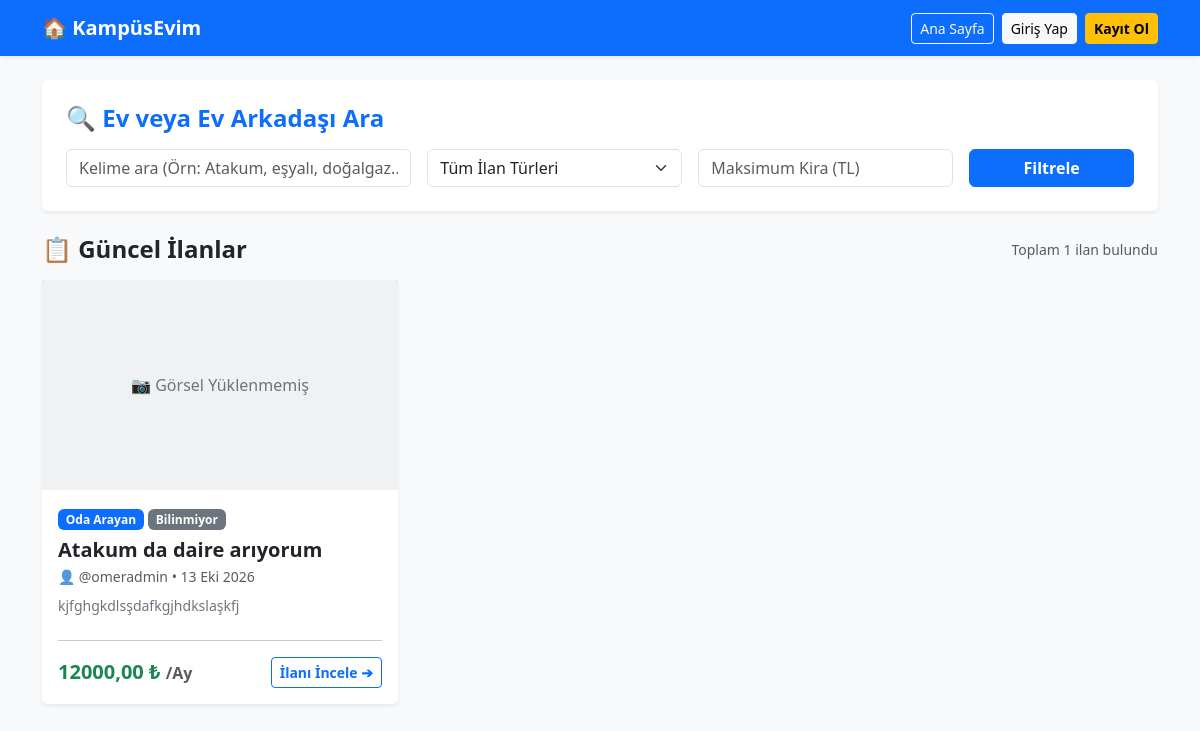
Screenshot of /ilanlar/ with the database file from the repository.
### core/models.py (models this page shows, shortened)
class Ilan(models.Model):
    ILAN_TURLERI = (
        ('Oda Arayan', 'Oda Arayan'),
        ('Ev Arkadaşı Arayan', 'Ev Arkadaşı Arayan'),
    )
    kullanici = models.ForeignKey(Kullanici, on_delete=models.CASCADE)
    baslik = models.CharField(max_length=100)
    aciklama = models.TextField()
    ilan_turu = models.CharField(max_length=50, choices=ILAN_TURLERI)
    fiyat = models.DecimalField(max_digits=10, decimal_places=2)
    oda_sayisi = models.CharField(max_length=20)
    ilan_resmi = models.ImageField(upload_to='ilan_resimleri/', blank=True, null=True, verbose_name="İlan Görseli")
    olusturulma_tarihi = models.DateTimeField(auto_now_add=True)
    is_active = models.BooleanField(default=True)

class Kullanici(AbstractUser):
    dogrulama_kodu = models.CharField(max_length=6, blank=True, null=True)
    eposta_dogrulandi = models.BooleanField(default=False)

### core/views.py (the view, shortened to what this page needs)
# urls.py: path('ilanlar/', views.ilanlar_listesi, name='ilanlar'),
def ilanlar_listesi(request):
    aktif_ilanlar = Ilan.objects.filter(is_active=True).order_by('-olusturulma_tarihi')
    arama_kelimesi = request.GET.get('q')
    ilan_turu = request.GET.get('ilan_turu')
    max_fiyat = request.GET.get('max_fiyat')
    if arama_kelimesi:
        aktif_ilanlar = aktif_ilanlar.filter(baslik__icontains=arama_kelimesi) | aktif_ilanlar.filter(aciklama__icontains=arama_kelimesi)
    if ilan_turu:
        aktif_ilanlar = aktif_ilanlar.filter(ilan_turu=ilan_turu)
    if max_fiyat:
        aktif_ilanlar = aktif_ilanlar.filter(fiyat__lte=max_fiyat)
    return render(request, 'core/ilanlar.html', {'ilanlar': aktif_ilanlar})

### core/templates/core/ilanlar.html (shortened to what this page needs)
<!DOCTYPE html>
<html lang="tr">
<head>
    <link href="https://cdn.jsdelivr.net/npm/bootstrap@5.3.0/dist/css/bootstrap.min.css" rel="stylesheet">
</head>
<body class="bg-light">
    <nav class="navbar navbar-expand-lg navbar-dark bg-primary shadow-sm mb-4">
        <div class="container">
            <a class="navbar-brand fw-bold" href="{% url 'ana_sayfa' %}">🏠 KampüsEvim</a>
            <div class="d-flex gap-2">
                <a href="{% url 'ana_sayfa' %}" class="btn btn-outline-light btn-sm">Ana Sayfa</a>
                {% if request.user.is_authenticated %}
                    <a href="{% url 'ilan_ekle' %}" class="btn btn-warning btn-sm fw-bold">+ İlan Ver</a>
                    <a href="{% url 'mesajlar_kutusu' %}" class="btn btn-info btn-sm text-white">💬 Mesajlarım (DM)</a>
                    <a href="{% url 'profil' %}" class="btn btn-light btn-sm">Profilim</a>
                    <a href="{% url 'cikis_yap' %}" class="btn btn-danger btn-sm">Çıkış</a>
                {% else %}
                    <a href="{% url 'giris_yap' %}" class="btn btn-light btn-sm">Giriş Yap</a>
                    <a href="{% url 'kayit_ol' %}" class="btn btn-warning btn-sm fw-bold">Kayıt Ol</a>
                {% endif %}
            </div>
        </div>
    </nav>
    <div class="container pb-5">
        <div class="card shadow-sm border-0 p-4 mb-4">
            <h4 class="fw-bold text-primary mb-3">🔍 Ev veya Ev Arkadaşı Ara</h4>
            <form method="GET" action="{% url 'ilanlar' %}" class="row g-3">
                <div class="col-md-4">
                    <input type="text" name="q" class="form-control" placeholder="Kelime ara (Örn: Atakum, eşyalı, doğalgaz...)" value="{{ request.GET.q }}">
                </div>
                <div class="col-md-3">
                    <select name="ilan_turu" class="form-select">
                        <option value="">Tüm İlan Türleri</option>
                    </select>
                </div>
                <div class="col-md-3">
                    <input type="number" name="max_fiyat" class="form-control" placeholder="Maksimum Kira (TL)" value="{{ request.GET.max_fiyat }}">
                </div>
                <div class="col-md-2 d-grid">
                    <button type="submit" class="btn btn-primary fw-bold">Filtrele</button>
                </div>
            </form>
        </div>
        <div class="d-flex justify-content-between align-items-center mb-3">
            <h4 class="fw-bold mb-0">📋 Güncel İlanlar</h4>
            <span class="text-muted small">Toplam {{ ilanlar.count }} ilan bulundu</span>
        </div>
        <div class="row g-4">
            {% for ilan in ilanlar %}
                <div class="col-md-6 col-lg-4">
                    <div class="card h-100 shadow-sm border-0 position-relative">
                        {% if ilan.ilan_resmi %}
                            <img src="{{ ilan.ilan_resmi.url }}" class="card-img-top" alt="{{ ilan.baslik }}" style="height: 210px; object-fit: cover;">
                        {% else %}
                            <div class="bg-secondary bg-opacity-10 text-secondary d-flex align-items-center justify-content-center" style="height: 210px;">
                                <span>📷 Görsel Yüklenmemiş</span>
                            </div>
                        {% endif %}
                        <div class="card-body d-flex flex-column">
                            <div class="mb-2">
                                <span class="badge bg-primary">{{ ilan.ilan_turu }}</span>
                                <span class="badge bg-secondary">{{ ilan.oda_sayisi }}</span>
                            </div>
                            <h5 class="card-title fw-bold text-dark mb-1">{{ ilan.baslik }}</h5>
                            <p class="text-muted small mb-2">👤 @{{ ilan.kullanici.username }} • {{ ilan.olusturulma_tarihi|date:"d M Y" }}</p>
                            <p class="card-text text-secondary small flex-grow-1">
                                {{ ilan.aciklama|truncatechars:100 }}
                            </p>
                            <hr class="my-2">
                            <div class="d-flex justify-content-between align-items-center mt-2">
                                <span class="fs-5 fw-bold text-success">{{ ilan.fiyat }} ₺ <small class="text-muted fs-6">/Ay</small></span>
                                <a href="{% url 'ilan_detay' ilan.id %}" class="btn btn-outline-primary btn-sm fw-bold">İlanı İncele ➔</a>
                            </div>
                        </div>
                    </div>
                </div>
            {% endfor %}
        </div>
    </div>
</body>
</html>

### rows the page displays
Ilan: shows "📷 Görsel Yüklenmemiş", ilan_turu "Oda Arayan", oda_sayisi "Bilinmiyor", baslik "Atakum da daire arıyorum", kullanici.username "omeradmin", olusturulma_tarihi "13 Eki 2026", aciklama "kjfghgkdlsşdafkgjhdkslaşkfj", fiyat "12000,00"

### other values shown
{{ ilanlar.count }} "1"
